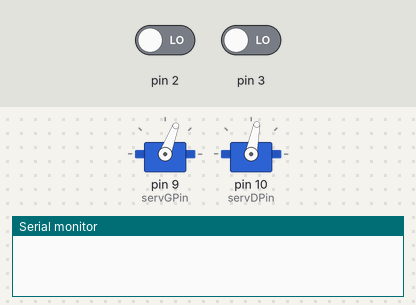
Recording of a sketch running on a simulated Arduino Uno, built with avr-gcc and run on an emulated ATmega328P. Shown: 2 × servo, the last lines printed to the serial monitor. The inputs (shaded band) are chosen by the test bench; at power-on: pin 2 LOW, pin 3 LOW.

Above: at 0.1 s.
At 28.1 s:
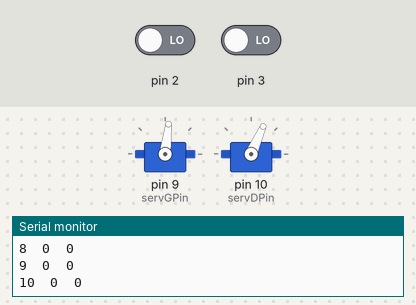
Timing chart, 0 to 29.6 s (numbered marks = the images above):
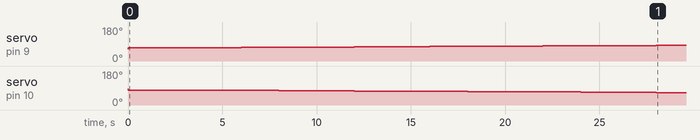

Measured:
- by itself, servo on pin 9 (servGPin): moves from 63° to 83° over 28.0 s
- by itself, servo on pin 10 (servDPin): moves from 85° to 66° over 28.0 s

The sketch:

VitesseServo2.pde
```cpp
/**
 * Outil de calibrage des moteurs d'un Pobot Easy
 *
 * Seconde passe : on utilise les résultats du premier pour avoir une commande unique
 *
 * @author Julien pour Pobot (julien@pobot.org)
 * @date 31-08-2009
 *
 */

// utilisation de la bibliothèque "Servo" pour Arduino
// fonctionne avec toute entrée numérique ("Digital")
#include <Servo.h>

// ajout de deux macros qui calculent la consigne en adaptant
// - la consigne constatée pour vitesse de rotation minimale (si possible nulle)
// - le signe qui rétablira l'inversion des deux moteurs face à face
#define VG(val)  (val+72)
#define VD(val)  ((val<0)?76-val:77-val)

// déclaration des deux objets qui représentent les servomoteurs
Servo servG;
Servo servD;

// connections du servomoteur gauche
int servGPin = 9;
int odoGPin = 0; // 0 pour la patte Digital 2, 1 pour la patte Digital 3

// connections du servomoteur droit
int servDPin = 10;
int odoDPin = 1; // 0 pour la patte Digital 2, 1 pour la patte Digital 3

// les deux compteurs pour incréments des odomètres
int counterG = 0;
int counterD = 0;

// la vitesse en cours de test
int vitesse = -10;

// utilisation d'une mémoire pour le démarrage d'une mesure
// attention, "long" obligatoire pour ne pas avoir de dépassement
long timer = 0;

/**
 * Fonction de configuration initiale du programme
 */
void setup()
{
  // démarrage de la liaison série
  Serial.begin(38400);
  // initialisation des servomoteurs
  servG.attach(servGPin);
  servD.attach(servDPin);
  // attach the odometer interrupt
  attachInterrupt(odoGPin, tickG, CHANGE);
  attachInterrupt(odoDPin, tickD, CHANGE);
}

/**
 * Fonction appelée en boucle
 */
void loop()
{
  // lorsqu'on atteint 10, arrêter le test
  if (vitesse > 10)
  {
    servG.detach();
    servD.detach();
    return;
  }
  if (timer == 0) {
    // passage à la vitesse suivante
    vitesse++;
    // donner la nouvelle consigne de vitesse
    // EN UTILISANT LES MACROS
    servG.write(VG(vitesse));
    servD.write(VD(vitesse));
    // remettre à zéro les deux compteurs d'odométrie
    counterG = 0;
    counterD = 0;
    // se remettre à compter le temps
    timer = millis();
  }
  // toutes les 5 secondes, changer de vitesse
  // et envoyer les valeurs sur la liaison série
  long diff = millis() - timer;
  if (diff > 2000.0) {
    // demander le passage à la mesure suivante
    timer = 0;
    // envoyer les valeurs séparées par une tabulation (pour Excel)
    Serial.print(vitesse);
    Serial.print("\t");
    Serial.print(counterG);
    Serial.print("\t");
    Serial.print(counterD);
    Serial.println();
  }
}

// incrément lors d'une interruption pour roue gauche
void tickG()
{
  counterG++;
}

// incrément lors d'une interruption pour roue droite
void tickD()
{
  counterD++;
}
```
